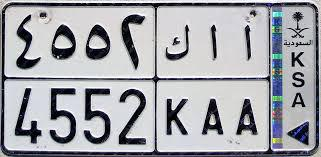
#> input picture GBC_CV_attitude_test_2023_10/test_task/train/ckicud7x00009246ag1nahatj.jpeg, 321 x 157 px; its folder holds only this picture in this run
$ jupyter execute --allow-errors EDA.ipynb
#> lines starting #> are read from the running program, lines starting #| are printed output that depends on the picture
[cell 1]
import numpy as np
import pandas as pd
import seaborn as sns
import matplotlib.pyplot as plt
import os
import glob
import cv2
#import json
#import xmltodict
#import xml.etree.ElementTree as ET
import pandas as pd
import re

[cell 2]
import importlib
import utils
import shutil
import random
random.seed = 42

[cell 3]
importlib.reload(utils)
from utils import get_boxes_texts, get_boxes_classes_xml, plot_all_boxes, get_boxes_classes_txt

[cell 4]
val_dir = 'GBC_CV_attitude_test_2023_10/test_task/valid'
os.mkdir(val_dir)

[cell 5]
train_dir = 'GBC_CV_attitude_test_2023_10/test_task/train'
test_dir = 'GBC_CV_attitude_test_2023_10/test_task/test'

directories = {'train':  train_dir,
               'val': val_dir,
              'test': test_dir}

ann_file = 'ckictsenl0000246a2itn28ts.txt'
pic = cv2.imread(os.path.join(train_dir, ann_file.replace('.txt', '.jpeg')))
#> (the rest of this cell did not finish here and is left out)

[cell 6]
train_anns = sorted(glob.glob( os.path.join(train_dir, '*.txt') ))
test_anns = glob.glob( os.path.join(test_dir, '*.txt') )
#> (the rest of this cell did not finish here and is left out)

[cell 7]
train_pics = glob.glob( os.path.join(train_dir, '*.png') )
train_pics.extend(glob.glob( os.path.join(train_dir, '*.jpeg') ))
train_pics = sorted(train_pics)
len(train_pics)

[cell 8]
valid_ratio = 0.1
int(1/valid_ratio)
inds = random.sample(list(np.arange(len(train_pics))), int(len(train_pics)*valid_ratio))

for num, tr_ann in enumerate(train_anns):
    #if num%int(1/valid_ratio)==0:
    if num in inds:
        tr_pic = tr_ann.replace('.txt','.jpeg')
        tr_xml = tr_ann.replace('.txt','.xml')
        shutil.move(tr_ann, val_dir)
        shutil.move(train_pics[num], val_dir)
        shutil.move(tr_xml, val_dir)

[cell 9]
train_anns = glob.glob( os.path.join(train_dir, '*.txt'))
val_anns = glob.glob( os.path.join(val_dir, '*.txt'))
test_anns = glob.glob( os.path.join(test_dir, '*.txt'))
print(len(train_anns), len(val_anns), len(test_anns))

[cell 10]
DF = pd.DataFrame(columns = ['DS_part', 'ann_file', 'class', 'x1', 'y1', 'x2', 'y2'])
row_n=0
for DS_part in directories:
    anns = glob.glob(os.path.join(directories[DS_part], '*.txt') )
    for ann_file in anns:
        with open( ann_file, 'r') as f:
            ann_data = f.readlines()
        boxes, classes = get_boxes_classes_txt(ann_data)
        for box, cl in zip(boxes, classes):
            x1, y1, x2, y2 = box
            DF.loc[row_n]=[DS_part, ann_file, int(cl), x1, y1, x2, y2]
            row_n+=1
        #print(ann_data, )

[cell 11]
print(row_n, DF.shape)
DF['x_c']= (DF['x1']+DF['x2'])/2
DF['y_c']= (DF['y1']+DF['y2'])/2
DF['w']= (DF['x2']-DF['x1'])
DF['h']= (DF['y2']-DF['y1'])
DF

## classes_distribution

[cell 12]
tr_freq = DF[DF['DS_part']=='train'].groupby(by = 'class')['DS_part'].count().reset_index()
val_freq = DF[DF['DS_part']=='val'].groupby(by = 'class')['DS_part'].count().reset_index()
te_freq = DF[DF['DS_part']=='test'].groupby(by = 'class')['DS_part'].count().reset_index()
#tr_freq = DF[DF['DS_part']=='train'].groupby(by = 'class').agg('DS_part', count).reset_index()
tr_freq.shape, val_freq.shape, te_freq.shape

[cell 13]
#te_freq.head()
[x for x in list(tr_freq['class']) if x not in list(te_freq['class'])]

[cell 14]
figure = plt.figure(figsize = (12,6))
#> (the rest of this cell did not finish here and is left out)

[cell 15]
#there are some minor classes but the is inbalance is not critical

## number of symbols per picture

[cell 16]
tr_symb_freq = DF[DF['DS_part']=='train'].groupby(by = 'ann_file')['DS_part'].count().reset_index()
val_symb_freq = DF[DF['DS_part']=='val'].groupby(by = 'ann_file')['DS_part'].count().reset_index()
te_symb_freq = DF[DF['DS_part']=='test'].groupby(by = 'ann_file')['DS_part'].count().reset_index()

[cell 17]
tr_symb_freq

[cell 18]
#np.array(tr_symb_freq['DS_part'].reset_index())
intersting_cases = te_symb_freq[te_symb_freq['DS_part']<3].reset_index()
intersting_cases.shape

#> (a cell that did not finish here is left out)

[cell 20]
#missed objects. Annotation is not complete

[cell 21]
#tr_symb_freq['DS_part'].value_counts()
#te_symb_freq['DS_part'].value_counts()

[cell 22]
figure = plt.figure(figsize = (8,4))
plt.subplot(1, 3, 1)
tr_np = np.array(tr_symb_freq['DS_part'].reset_index())
ax1 = plt.hist(tr_np[:,1])

plt.subplot(1, 3, 2)
val_np = np.array(val_symb_freq['DS_part'].reset_index())
ax2 = plt.hist(val_np[:,1])


plt.subplot(1, 3, 3)
te_np = np.array(te_symb_freq['DS_part'].reset_index())
ax2 = plt.hist(te_np[:,1])
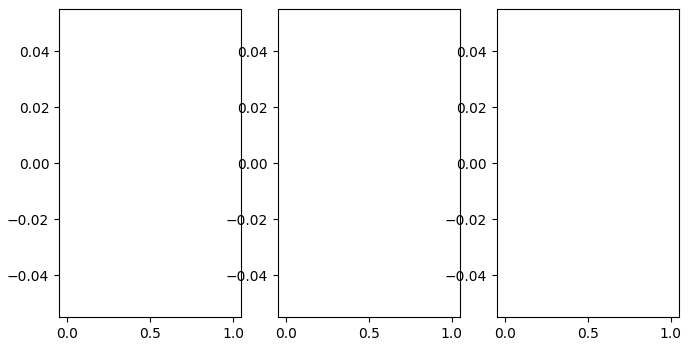
#> figure drawn by matplotlib, 3 panels

[cell 23]
#usually 7 symbols annotated, some symbols are not labelled

## resolution distribution

[cell 24]
#train_pics = glob.glob( os.path.join(train_dir, '*.jpeg') )
#test_pics = glob.glob( os.path.join(test_dir, '*.jpeg') )

resolution_DS = pd.DataFrame(columns=['DS_part', 'pic', 'w', 'h'])
row_n = 0
for DS_part in directories:
    pics = glob.glob(os.path.join(directories[DS_part], '*.jpeg') )
    for pic in pics:
        img = cv2.imread(pic)
#> img is the input picture: shape (157, 321, 3); mean B, G, R 171.3, 166.2, 165
        h, w = img.shape[:2]
#> h = 157; w = 321
        resolution_DS.loc[row_n]=[DS_part, pic, w, h]
        row_n+=1

[cell 25]
resolution_DS['aspect_ratio']=resolution_DS['w']/resolution_DS['h']

[cell 26]
resolution_DS[['w','h', 'aspect_ratio']].describe(percentiles = [0.25, 0.5, 0.75, 0.9, 0.95, 0.99])

[cell 27]
sns.displot(resolution_DS, x="w", y="h", \
            #binwidth=(2, .5), \
            cbar=True)
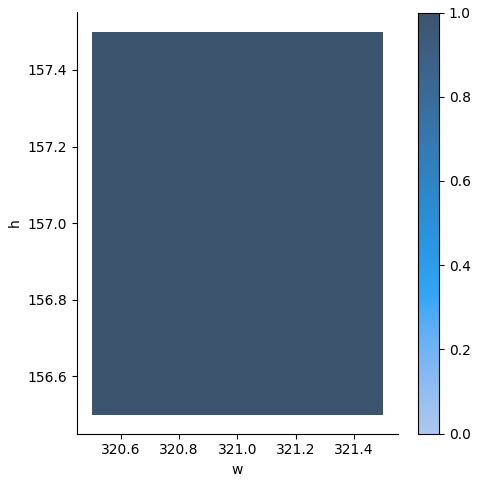
#> figure drawn by matplotlib, 2 panels
